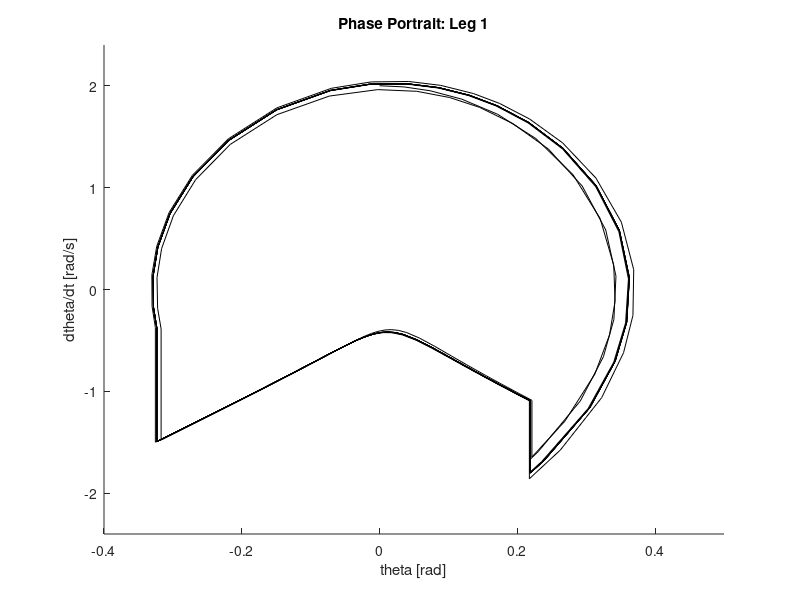
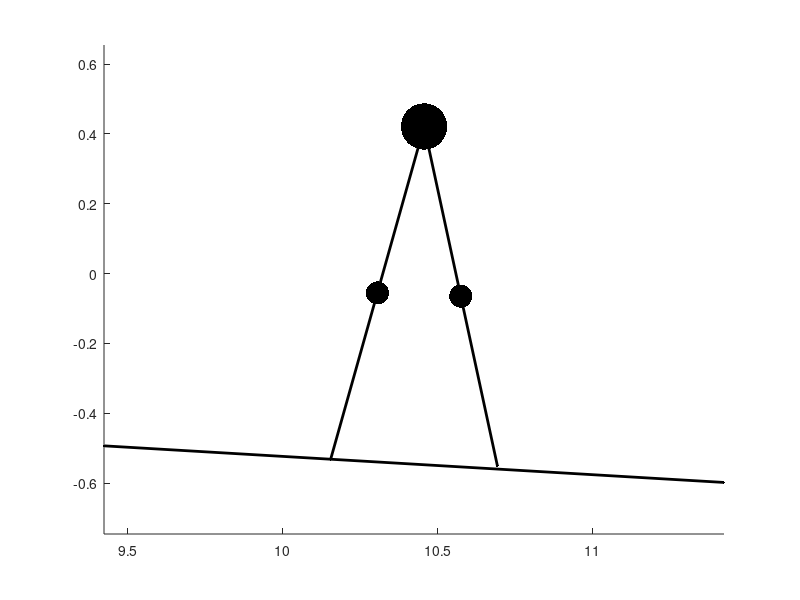

Reproduce these figures in MATLAB, in order.
%%%%%%%%%%%%%%%%%%%%%%%%%%%%%%%%%%%%%%%%%%%%%%%%%%%%%%%%%%%%%%%%%%%%%%%%%%%
%%%%%%%%%%%%%%%%%%%%%%%%%%%%%%%%%%%%%%%%%%%%%%%%%%%%%%%%%%%%%%%%%%%%%%%%%%%
%%%%%%          Compass gait walker                                  %%%%%%
%%%%%%          4M20 Robotics, coursework template                   %%%%%%
%%%%%%          University of Cambridge                              %%%%%%
%%%%%%          Michaelmas 2015                                      %%%%%%
%%%%%%%%%%%%%%%%%%%%%%%%%%%%%%%%%%%%%%%%%%%%%%%%%%%%%%%%%%%%%%%%%%%%%%%%%%%
%%%%%%%%%%%%%%%%%%%%%%%%%%%%%%%%%%%%%%%%%%%%%%%%%%%%%%%%%%%%%%%%%%%%%%%%%%%

%%%%%%%%%%%%%%%%%%%%%%%%%%%%%%%%%%%%%%%%%%%%%%%%%%%%%%%%%%%%%%%%%%%%%%%%%%%
%% Main function                                                         %%
%%%%%%%%%%%%%%%%%%%%%%%%%%%%%%%%%%%%%%%%%%%%%%%%%%%%%%%%%%%%%%%%%%%%%%%%%%%

function compass_gait
%% Blank slate
clear all
close all
clc

%% Parameters
g =9.8;
mh = 10;                %body mass [kg] 		suggested: 10
m = 5;                  %leg masses [kg]		suggested: 5
a = 0.5;                %'shin' length [m]      suggested: 0.5
b = 0.5;                %'thigh' length [m]     suggested: 0.5
gamma = 3;              %pitch of ramp [deg]	suggested: 3

gamma = gamma*pi/180;
l = a + b;

%% Initial Conditions
theta(1,1) = 0;     	%swing leg angle i/c [rad]              suggested: 0
theta(2,1) = 0;     	%stance leg angle i/c [rad]             suggested: 0
theta_dot(1,1) = 2;     %swing leg angular velocity i/c [rad/s]	suggested: 2
theta_dot(2,1) = -0.4;	%swing leg angular velocity i/c [rad/s]	suggested: -0.4

%% State variable
q = [theta; theta_dot];
qStore = [];

%% Simulation settings
number_steps = 20;  	%number of steps
zero_crossing = odeset('Events',@leg_switch);

%% Figure
figure(1)
title('Phase Portrait: Leg 1')
xlabel('theta [rad]')
ylabel('dtheta/dt [rad/s]')
axis([-0.4 0.5 -2.4 2.4])
hold on

%% Simulation
for i = 1:number_steps
	[Step(i).t,Step(i).q] = ode23(@EoM, [0,1], q', zero_crossing);
	
	alpha = abs((Step(i).q(end,1) - Step(i).q(end,2)))/2;
	
	q = Step(i).q(end,:)';
	
	W = W_matrix(alpha);
	
	q = W*q;
    
    qStore(end+1:end+length(Step(i).t),:) = [Step(i).t,Step(i).q,i*ones(length(Step(i).t),1)];

	if mod(i,2) == 0
		plot(Step(i).q(:,2),Step(i).q(:,4),'color',[0 0 0])
		line([Step(i).q(end,2) q(1)],[Step(i).q(end,4) q(3)],'color',[0 0 0])
	else
		plot(Step(i).q(:,1),Step(i).q(:,3),'color',[0 0 0])
		line([Step(i).q(end,1) q(2)],[Step(i).q(end,3) q(4)],'color',[0 0 0])
	end
	
end

Animation(qStore);

%%%%%%%%%%%%%%%%%%%%%%%%%%%%%%%%%%%%%%%%%%%%%%%%%%%%%%%%%%%%%%%%%%%%%%%%%%%
%% Local functions                                                       %%
%%%%%%%%%%%%%%%%%%%%%%%%%%%%%%%%%%%%%%%%%%%%%%%%%%%%%%%%%%%%%%%%%%%%%%%%%%%

%% Equation of Motion
function output = EoM(~,q)
	
	theta(1,1) = q(1);
	theta(2,1) = q(2);
	theta_dot(1,1) = q(3);
	theta_dot(2,1) = q(4);
	
	H = H_matrix(theta);
	C = C_matrix(theta,theta_dot);
	G = G_matrix(theta);
	
	q_dot(1:2) = theta_dot;
	q_dot(3:4) =  -inv(H)*(C*theta_dot + G);
	
	output = q_dot';
end
%% H Matrix
function output = H_matrix(theta)
	output(1,1) = m*b^2;
	output(1,2) = -m*l*b*cos(theta(2)-theta(1));
	output(2,1) = -m*l*b*cos(theta(2)-theta(1));
	output(2,2) = (mh + m)*l^2 + m*a^2;
end
%% C Matrix
function output = C_matrix(theta,theta_dot)
	
	output(1,1) = 0;
	output(1,2) = m*l*b*sin(theta(2)-theta(1))*theta_dot(2);
	output(2,1) = -m*l*b*sin(theta(2)-theta(1))*theta_dot(1);
	output(2,2) = 0;
end
%% G Matrix
function output = G_matrix(theta)
	
	output(1,1) = m*b*g*sin(theta(1));
	output(2,1) = -(mh*l + m*a + m*l)*g*sin(theta(2));
end
%% Switch conditions
function [impact,terminate,direction] = leg_switch(~,q)

	if q(1) > 0
		impact = (q(1)+q(2)) + 2*gamma;
	else
		impact = 1;
	end
	terminate = 1;
	direction = -1;
end
%% W matrix
function output = W_matrix(alpha)
	
	J = [0 1; 1 0];
	
	Q_minus = Q_minus_matrix(alpha);
	Q_plus = Q_plus_matrix(alpha);
	
	H = (Q_plus)\Q_minus; % A\b == inv(A)*b
	
	output = [J zeros(2); zeros(2) H];
end
%% Q- matrix
function output = Q_minus_matrix(alpha)
	
	output(1,1) = -m*a*b;
	output(1,2) = -m*a*b + (mh*l^2 + 2*m*a*l)*cos(2*alpha);
	output(2,1) = 0;
	output(2,2) = -m*a*b;
end
%% Q+ matrix
function output = Q_plus_matrix(alpha)
	
	output(1,1) = m*b*(b - l*cos(2*alpha));
	output(1,2) = m*l*(l - b*cos(2*alpha)) + m*a^2 + mh*l^2;
	output(2,1) = m*b^2;
	output(2,2) = -m*b*l*cos(2*alpha);
end

function  Animation(qStore)
    %initialise animation
    figure(2)
  	l1 = line(0,0,'color','k','LineWidth',2);   %stance leg
    l2 = line(0,0,'color','k','LineWidth',2);   %swing leg
    gnd = line(0,0,'color','k','LineWidth',2);  %ground
    ml1 = line(0,0,'color','k','Marker','.','MarkerSize',m*10); %stance leg mass
    ml2 = line(0,0,'color','k','Marker','.','MarkerSize',m*10); %swing leg mass
    mlh = line(0,0,'color','k','Marker','.','MarkerSize',mh*10);%hip mass
    
    %sum up time and save in new column
    qStore(1,end+1) = qStore(1,1);
    for j = 2:length(qStore)
        if qStore(j,1) > qStore(j-1,1)
           qStore(j,end) = qStore(j-1,end) + abs(qStore(j,1)-qStore(j-1,1));
        else
           qStore(j,end) = qStore(j-1,end);
        end
    end
    
    %Initialise animation
    k = 2;
    rX = 0;
    rY = 0;
    RepSpeed = 1; %replay speed
    tic;
    while toc<qStore(end,end)/RepSpeed
        if toc > qStore(k,end)/RepSpeed
            %Store travelled distance after step ends
            if qStore(k,6) > qStore(k-1,6)     
                 rX = r_12(1);
                 rY = r_12(2);
            end
            r_f1 = [-(a+b)*sin(qStore(k,3));(a+b)*cos(qStore(k,3))];    %stance foot to hip vector
            r_O1 = [rX;rY] + r_f1;  %origin to hip vector
            r_f2 = [(a+b)*sin(qStore(k,2));-(a+b)*cos(qStore(k,2))];    %hip to swing foot vector
            r_12 = r_O1 + r_f2;  %origin to swing foot vector
            
            %set line objects
            set(l1,'xdata',[rX r_O1(1)],'ydata',[rY r_O1(2)])
            set(l2,'xdata',[r_O1(1) r_12(1)],'ydata',[r_O1(2) r_12(2)])
            set(ml1,'xdata',rX+r_f1(1)/norm(r_f1)*a,'ydata',rY + r_f1(2)/norm(r_f1)*a)
            set(ml2,'xdata',r_O1(1) + r_f2(1)/norm(r_f2)*b,'ydata',r_O1(2) + r_f2(2)/norm(r_f2)*b)
            set(mlh,'xdata',r_O1(1),'ydata',r_O1(2))
            gndX = (r_12(1)+rX)/2;
            gndY = -gndX*sin(gamma);
            set(gnd,'xdata',[gndX + cos(gamma), gndX-cos(gamma)],'ydata',[gndY - sin(gamma), gndY + sin(gamma)])
                       
            axis([gndX-1 gndX+1 -0.2+gndY 1.2+gndY])
            drawnow
            k = k+1;
        end
    end
end

end
